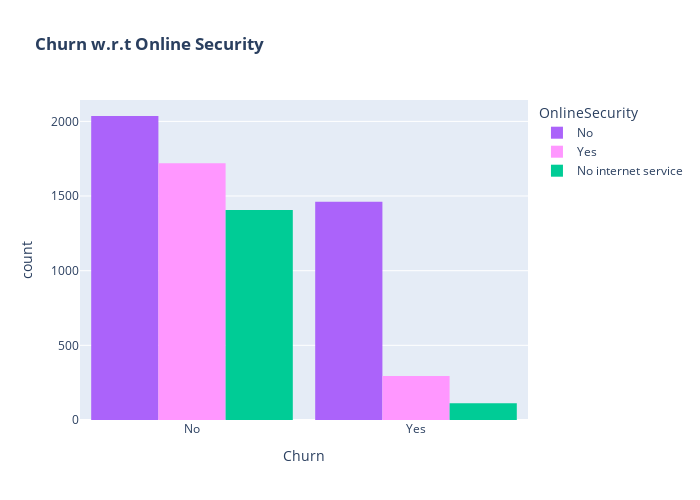

This figure's notebook cell:
### Code cell
color_map = {"Yes": "#FF97FF", "No": "#AB63FA"}
fig = px.histogram(df, x="Churn", color="OnlineSecurity", barmode="group", title="<b>Churn w.r.t Online Security</b>", color_discrete_map=color_map)
fig.update_layout(width=700, height=500, bargap=0.1)
fig.show()

### Figure 1 — Plotly figure (JSON) as saved in the notebook; plotly's stock layout.template omitted (floating-point values rounded to 4 significant figures; data arrays with more than 128 entries replaced by an {"elided": "..."} marker saying what was removed)
{"data": [{"alignmentgroup": "True", "bingroup": "x", "hovertemplate": "OnlineSecurity=No<br>Churn=%{x}<br>count=%{y}<extra></extra>", "legendgroup": "No", "marker": {"color": "#AB63FA", "pattern": {"shape": ""}}, "name": "No", "offsetgroup": "No", "orientation": "v", "showlegend": true, "type": "histogram", "x": {"elided": "3497 str values"}, "xaxis": "x", "yaxis": "y"}, {"alignmentgroup": "True", "bingroup": "x", "hovertemplate": "OnlineSecurity=Yes<br>Churn=%{x}<br>count=%{y}<extra></extra>", "legendgroup": "Yes", "marker": {"color": "#FF97FF", "pattern": {"shape": ""}}, "name": "Yes", "offsetgroup": "Yes", "orientation": "v", "showlegend": true, "type": "histogram", "x": {"elided": "2015 str values"}, "xaxis": "x", "yaxis": "y"}, {"alignmentgroup": "True", "bingroup": "x", "hovertemplate": "OnlineSecurity=No internet service<br>Churn=%{x}<br>count=%{y}<extra></extra>", "legendgroup": "No internet service", "marker": {"color": "#00cc96", "pattern": {"shape": ""}}, "name": "No internet service", "offsetgroup": "No internet service", "orientation": "v", "showlegend": true, "type": "histogram", "x": {"elided": "1520 str values"}, "xaxis": "x", "yaxis": "y"}], "layout": {"bargap": 0.1, "barmode": "group", "height": 500, "legend": {"title": {"text": "OnlineSecurity"}, "tracegroupgap": 0}, "title": {"text": "<b>Churn w.r.t Online Security</b>"}, "width": 700, "xaxis": {"anchor": "y", "domain": [0, 1], "title": {"text": "Churn"}}, "yaxis": {"anchor": "x", "domain": [0, 1], "title": {"text": "count"}}}}
